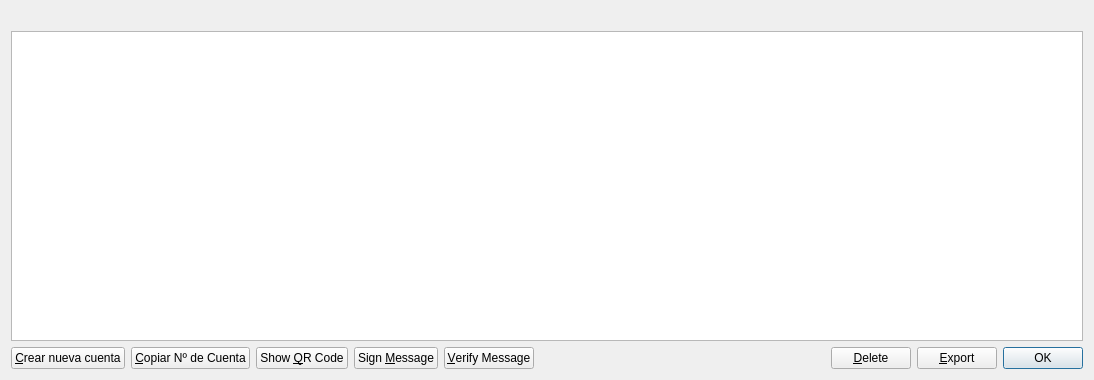
<?xml version="1.0" encoding="UTF-8"?>
<ui version="4.0">
 <class>AddressBookPage</class>
 <widget class="QWidget" name="AddressBookPage">
  <property name="geometry">
   <rect>
    <x>0</x>
    <y>0</y>
    <width>1094</width>
    <height>380</height>
   </rect>
  </property>
  <property name="windowTitle">
   <string>Address Book</string>
  </property>
  <layout class="QVBoxLayout" name="verticalLayout">
   <item>
    <widget class="QLabel" name="labelExplanation">
     <property name="textFormat">
      <enum>Qt::PlainText</enum>
     </property>
     <property name="wordWrap">
      <bool>true</bool>
     </property>
    </widget>
   </item>
   <item>
    <widget class="QTableView" name="tableView">
     <property name="contextMenuPolicy">
      <enum>Qt::CustomContextMenu</enum>
     </property>
     <property name="toolTip">
      <string>Double-click to edit address or label</string>
     </property>
     <property name="tabKeyNavigation">
      <bool>false</bool>
     </property>
     <property name="alternatingRowColors">
      <bool>true</bool>
     </property>
     <property name="selectionMode">
      <enum>QAbstractItemView::SingleSelection</enum>
     </property>
     <property name="selectionBehavior">
      <enum>QAbstractItemView::SelectRows</enum>
     </property>
     <property name="sortingEnabled">
      <bool>true</bool>
     </property>
     <attribute name="verticalHeaderVisible">
      <bool>false</bool>
     </attribute>
    </widget>
   </item>
   <item>
    <layout class="QHBoxLayout" name="horizontalLayout">
     <item>
      <widget class="QPushButton" name="newAddress">
       <property name="toolTip">
        <string>Create a new address</string>
       </property>
       <property name="text">
        <string>&amp;Crear nueva cuenta</string>
       </property>
       <property name="icon">
        <iconset resource="../rotocoin.qrc">
         <normaloff>:/icons/add</normaloff>:/icons/add</iconset>
       </property>
      </widget>
     </item>
     <item>
      <widget class="QPushButton" name="copyAddress">
       <property name="toolTip">
        <string>Copy the currently selected address to the system clipboard</string>
       </property>
       <property name="text">
        <string>&amp;Copiar Nº de Cuenta</string>
       </property>
       <property name="icon">
        <iconset resource="../rotocoin.qrc">
         <normaloff>:/icons/editcopy</normaloff>:/icons/editcopy</iconset>
       </property>
      </widget>
     </item>
     <item>
      <widget class="QPushButton" name="showQRCode">
       <property name="text">
        <string>Show &amp;QR Code</string>
       </property>
       <property name="icon">
        <iconset resource="../rotocoin.qrc">
         <normaloff>:/icons/qrcode</normaloff>:/icons/qrcode</iconset>
       </property>
      </widget>
     </item>
     <item>
      <widget class="QPushButton" name="signMessage">
       <property name="toolTip">
        <string>Sign a message to prove you own a Rotocoin address</string>
       </property>
       <property name="text">
        <string>Sign &amp;Message</string>
       </property>
       <property name="icon">
        <iconset resource="../rotocoin.qrc">
         <normaloff>:/icons/edit</normaloff>:/icons/edit</iconset>
       </property>
      </widget>
     </item>
     <item>
      <widget class="QPushButton" name="verifyMessage">
       <property name="toolTip">
        <string>Verify a message to ensure it was signed with a specified Rotocoin address</string>
       </property>
       <property name="text">
        <string>&amp;Verify Message</string>
       </property>
       <property name="icon">
        <iconset resource="../rotocoin.qrc">
         <normaloff>:/icons/transaction_0</normaloff>:/icons/transaction_0</iconset>
       </property>
      </widget>
     </item>
     <item>
      <spacer name="horizontalSpacer">
       <property name="orientation">
        <enum>Qt::Horizontal</enum>
       </property>
       <property name="sizeHint" stdset="0">
        <size>
         <width>40</width>
         <height>20</height>
        </size>
       </property>
      </spacer>
     </item>
     <item>
      <widget class="QPushButton" name="deleteAddress">
       <property name="toolTip">
        <string>Delete the currently selected address from the list</string>
       </property>
       <property name="text">
        <string>&amp;Delete</string>
       </property>
       <property name="icon">
        <iconset resource="../rotocoin.qrc">
         <normaloff>:/icons/remove</normaloff>:/icons/remove</iconset>
       </property>
      </widget>
     </item>
     <item>
      <widget class="QPushButton" name="exportButton">
       <property name="toolTip">
        <string>Export the data in the current tab to a file</string>
       </property>
       <property name="text">
        <string>&amp;Export</string>
       </property>
       <property name="icon">
        <iconset resource="../rotocoin.qrc">
         <normaloff>:/icons/export</normaloff>:/icons/export</iconset>
       </property>
      </widget>
     </item>
     <item>
      <widget class="QDialogButtonBox" name="buttonBox">
       <property name="sizePolicy">
        <sizepolicy hsizetype="Maximum" vsizetype="Fixed">
         <horstretch>0</horstretch>
         <verstretch>0</verstretch>
        </sizepolicy>
       </property>
       <property name="standardButtons">
        <set>QDialogButtonBox::Ok</set>
       </property>
      </widget>
     </item>
    </layout>
   </item>
  </layout>
 </widget>
 <resources>
  <include location="../rotocoin.qrc"/>
 </resources>
 <connections/>
</ui>
